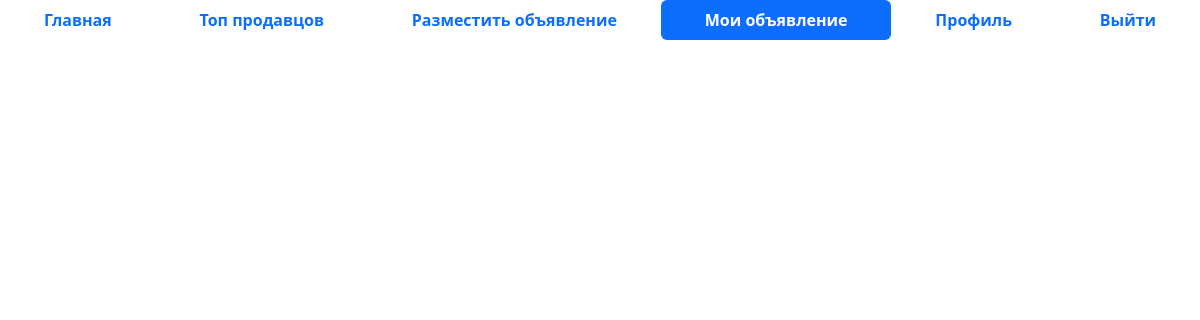
Before: /myadvertisements/ (signed in) with the older database file.
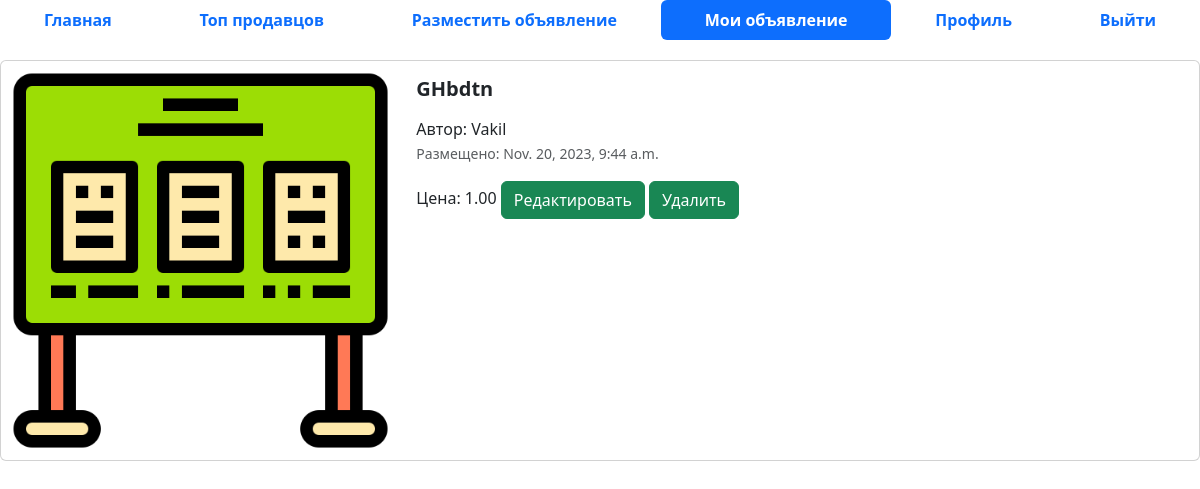
After: the same page with the newer database file.
### app_advertisements/models.py (models this page shows, shortened)
class Advertisements(models.Model):
    title = models.CharField("Заголовок", max_length=128)
    description = models.TextField('Описание')
    price = models.DecimalField("Цена", max_digits=10, decimal_places=2)
    auction = models.BooleanField("Торг", help_text="Отметьте, если торг уместен")
    created_at = models.DateTimeField(auto_now_add=True)
    updated_at = models.DateTimeField(auto_now=True)
    user = models.ForeignKey(User, verbose_name='пользователь', on_delete=models.CASCADE)
    image = models.ImageField('Изображение', upload_to="advertisements/")

### app_advertisements/views.py (the view)
# urls.py: path('myadvertisements/', my_advertisements, name='my-adv'),
def my_advertisements(request):
    advertisements = Advertisements.objects.filter(user=request.user)
    context = {'advertisements': advertisements}
    return render(request, 'app_advertisements/my_advertisements.html', context)

### templates/app_advertisements/my_advertisements.html (shortened to what this page needs)
{% extends 'base.html' %}
{% block content %}
{% load static %}
<ul class="nav nav-pills sticky-top bg-white nav-fill">
  <li class="nav-item">
    <a class="nav-link" aria-current="page" href="{% url 'main-page' %}">
      <span style="font-weight: bold;">Главная</span>{% load static %}
    </a>
  </li>
  <li class="nav-item">
    <a class="nav-link" href="{% url 'top-sellers' %}"><span style="font-weight: bold;">Топ продавцов</span>
    </a>
  </li>
  <li class="nav-item">
    <a class="nav-link" href="{% url 'adv-post' %}">
      <span style="font-weight: bold;">Разместить объявление</span>
    </a>
  </li>
  {% if request.user.is_authenticated %}
        <li class="nav-item">
    <a class="nav-link active" href="{% url 'my-adv' %}"><span style="font-weight: bold;">Мои объявление</span>
    </a>
  </li>
  <li class="nav-item">
    <a class="nav-link" href="{% url 'profile' %}">
      <span style="font-weight: bold;">Профиль</span>
    </a>
  </li>
  <li class="nav-item">
    <a class="nav-link" href="{% url 'logout' %}">
      <span style="font-weight: bold;">Выйти</span>
    </a>
  </li>
  {% endif %}
</ul>
    {% for adv in advertisements %}
    <div class="card mb-2" style="max-width: 1200px; margin-top: 20px;">
      <div class="row g-0">
        <div class="col-md-4">
                         <img src="{% if adv.image %} {{ adv.image.url }} {% else %} {% static 'img/item.png' %} {% endif %}"
                        class="img-fluid rounded-start" alt="Card title">
        </div>
        <div class="col-md-8">
          <div class="card-body">
            <h5 class="card-title">
             <strong>{{ adv.title }}</strong>
            </h5>
              <span>Автор: {{adv.user}}</span>
              <p class="card-text"><small class="text-muted">Размещено: {{ adv.created_at }}</small></p>
              <span>Цена: {{ adv.price }}</span>
              <button type="submit" class="btn btn-success">Редактировать</button>
              <button type="submit" class="btn btn-success">Удалить</button>
          </div>
        </div>
      </div>
    </div>
    {% endfor %}
{% endblock %}

Changed rows visible on the page:
added Advertisements: title "GHbdtn", user "Vakil", created_at "Nov. 20, 2023, 9:44 a.m.", price "1.00"
